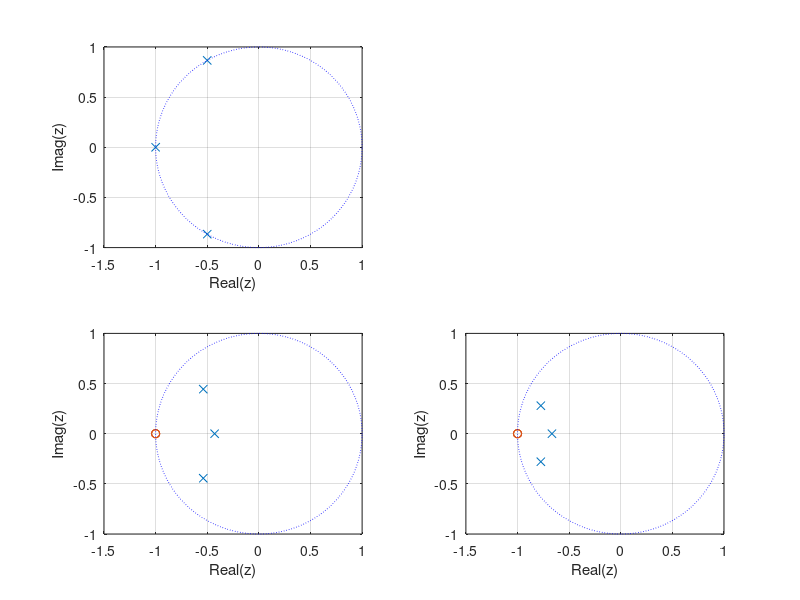
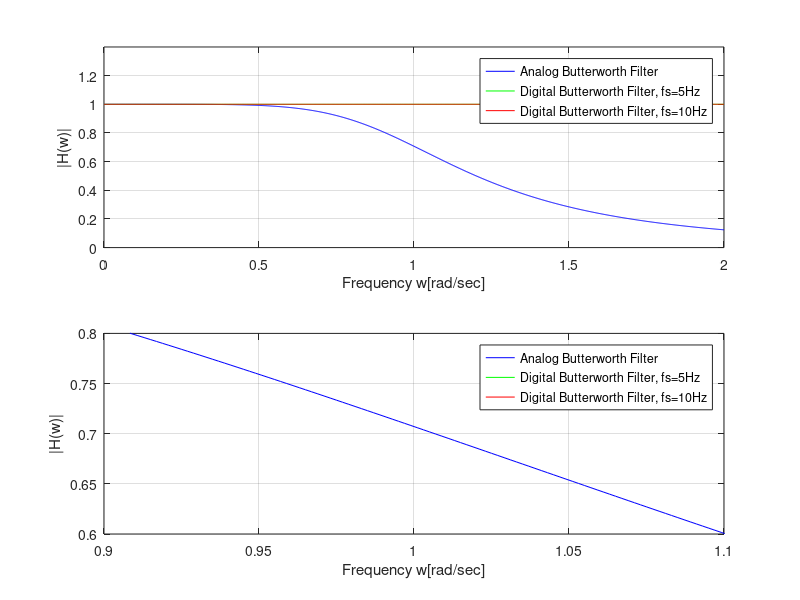
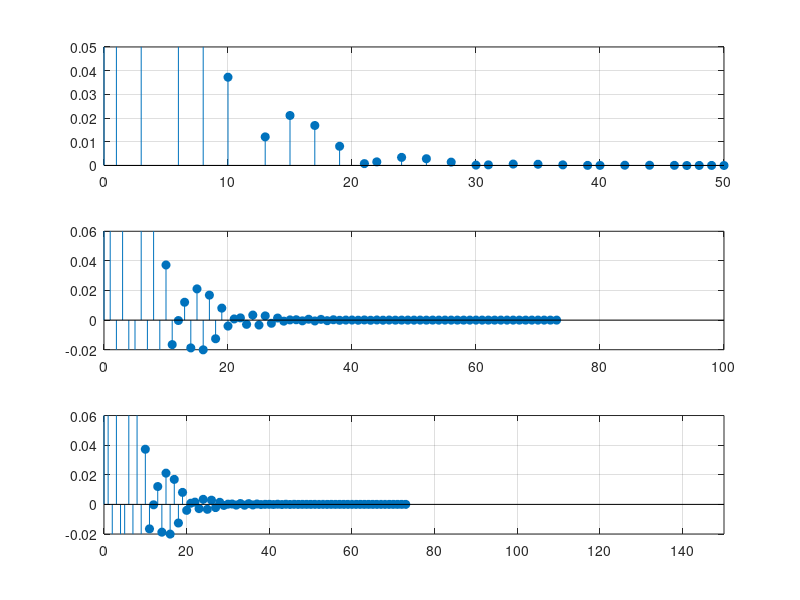

MATLAB code for these plots, in order:
clear;
clc;

% 원을 그리는 함수
t = linspace(0, 2*pi, 1000);
x = cos(t);
y = sin(t);

num = 1;
den = [1 2 2 1];
[numd, dend] = bilinear(num, den, 5);
[numd1, dend1] = bilinear(num, den, 10);
[z, p, k] = tf2zp(num, den);
[z1, p1, k1] = tf2zp(numd, dend);
[z2, p2, k2] = tf2zp(numd1, dend1);

figure(1)
subplot(221);
plot(real(p), imag(p),'x',real(z),imag(z),'o', x,y,':b','MarkerSize',20);
grid on;
xlabel('Real(z)');
ylabel('Imag(z)');

figure(1)
subplot(223);
plot(real(p1), imag(p1),'x',real(z1),imag(z1),'o', x,y,':b','MarkerSize',20);
grid on;
xlabel('Real(z)');
ylabel('Imag(z)');

figure(1)
subplot(224);
plot(real(p2), imag(p2),'x',real(z2),imag(z2),'o', x,y,':b','MarkerSize',20);
grid on;
xlabel('Real(z)');
ylabel('Imag(z)');

w = linspace(0,2,1000);
h = freqs(num,den,w);
h1 = freqz(numd,dend,w/5);
h2 = freqz(numd1,dend1,w/10);

figure(2)
subplot(211);
plot(w, abs(h), 'b');
grid on;
hold on;
ylabel('|H(w)|');
xlabel('Frequency w[rad/sec]');
axis([0 2 0 1.4]);

plot(w, abs(h1), 'g');
axis([0 2 0 1.4]);

plot(w, abs(h2), 'r');
axis([0 2 0 1.4]);
legend('Analog Butterworth Filter', 'Digital Butterworth Filter, fs=5Hz', 'Digital Butterworth Filter, fs=10Hz');

subplot(212);
plot(w, abs(h), 'b');
grid on;
hold on;
ylabel('|H(w)|');
xlabel('Frequency w[rad/sec]');
axis([0.9 1.1 0.6 0.8]);

plot(w, abs(h1), 'g');
axis([0.9 1.1 0.6 0.8]);

plot(w,abs(h2), 'r');
axis([0.9 1.1 0.6 0.8]);
legend('Analog Butterworth Filter', 'Digital Butterworth Filter, fs=5Hz', 'Digital Butterworth Filter, fs=10Hz');

figure(3)
[h, t] = impz(numd1, dend1);
[r,p,k] = residue(numd1, dend1);
y = filter(numd1, dend1, h1);
subplot(311);
stem(t,h, 'filled'), grid;
axis([0 50 0 0.05]);
subplot(312);
stem(t,h, 'filled'), grid;
axis([0 100 -0.02 0.06]);
subplot(313);
stem(t,h, 'filled'), grid;
axis([0 150 -0.02 0.06]);